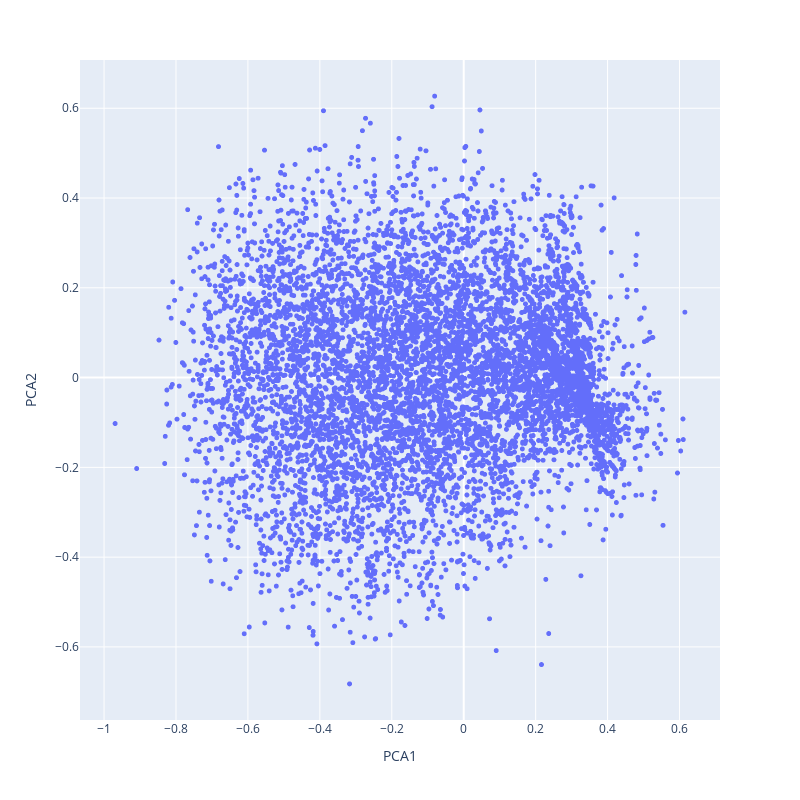

Notebook source saved alongside this figure:
### Markdown cell above
You have already studied PCA, it is a useful technique for dimensionality reduction, but also simply for visualization. Don't forget to scale your embeddings first. To access the embeddings values of your keras model, have a look at the *get_weights()* function.

Compute a PCA on all your movies embeddings, get the 2 first principal components, and do a scatter plot of all the movies on a 2D plane, where each movie is a point defined by the two values of the two first principal components of the PCA from its embedding. Add the titles of the movies to each point of the plot (use plotly to do so it will be clearer), and try to see if you can interpret the axes of the PCA through to different movie genres, like in Figure 3 from the article *Matrix Factorization Techniques for Recommender Systems*.

### Code cell
from sklearn.preprocessing import StandardScaler
from sklearn.decomposition import PCA
import plotly.express as px

#get weights
movie_weights=best_model.get_weights()[1]
pca=PCA(n_components=2, random_state=15)
df_pca=pd.DataFrame(
    pca.fit_transform(movie_weights),
    columns=["PCA1", "PCA2"]
)

df_pca["movieId"]=[i for i in range(len(df_pca))]
df_pca=df_pca.merge(df_movie[["newId","title"]], left_on="movieId", right_on="newId").drop(columns="newId")

fig = px.scatter(df_pca, x="PCA1", y="PCA2", hover_name="title")
fig.update_traces(mode="markers", marker=dict(size=5))
fig.update_layout(
    autosize=False,
    width=800,
    height=800,
)
fig.show()

### Figure 1 — Plotly figure (JSON) as saved in the notebook; plotly's stock layout.template omitted (floating-point values rounded to 4 significant figures; data arrays with more than 128 entries replaced by an {"elided": "..."} marker saying what was removed)
{"data": [{"hovertemplate": "<b>%{hovertext}</b><br><br>PCA1=%{x}<br>PCA2=%{y}<extra></extra>", "hovertext": {"elided": "9735 str values"}, "legendgroup": "", "marker": {"color": "#636efa", "size": 5, "symbol": "circle"}, "mode": "markers", "name": "", "showlegend": false, "type": "scattergl", "x": {"elided": "9735 float values"}, "xaxis": "x", "y": {"elided": "9735 float values"}, "yaxis": "y"}], "layout": {"autosize": false, "height": 800, "legend": {"tracegroupgap": 0}, "margin": {"t": 60}, "width": 800, "xaxis": {"anchor": "y", "domain": [0, 1], "title": {"text": "PCA1"}}, "yaxis": {"anchor": "x", "domain": [0, 1], "title": {"text": "PCA2"}}}}
